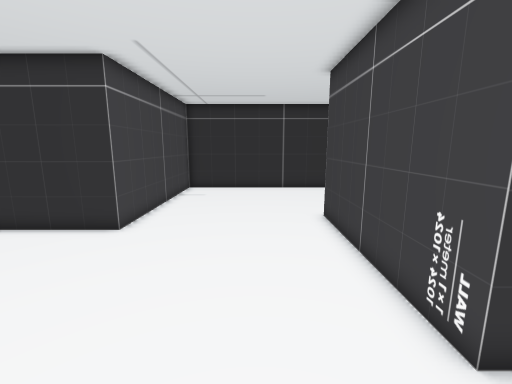
view 1 (above)

13 first-person views from a walk through a scene from a Unity 3-D project. The camera is 1.5 m above the floor, tilts 10° down and sees 90° across. The floor is counted in squares, 0.5 m on a side. Each view is taken from the middle of a square. On the plan, view 1 faces up. The plan holds only what a view shows up to about 19 squares ahead; the rest is blank. The place goes on beyond the plan. The player is left out.

view 2
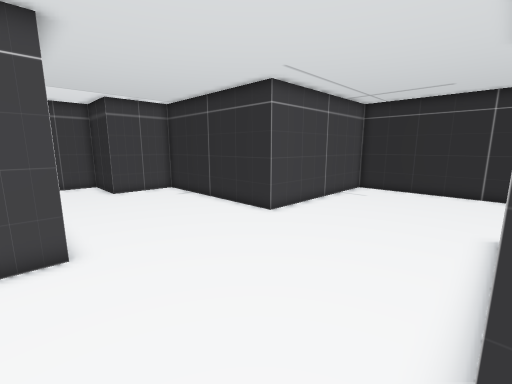

view 3
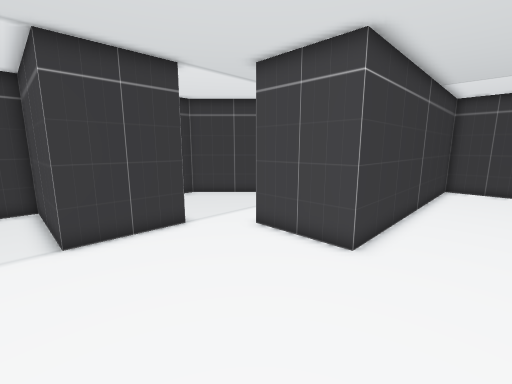

view 4
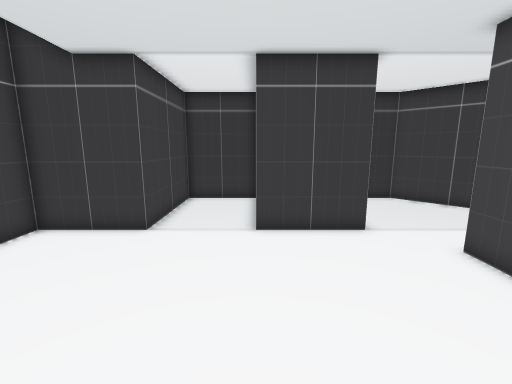

view 5
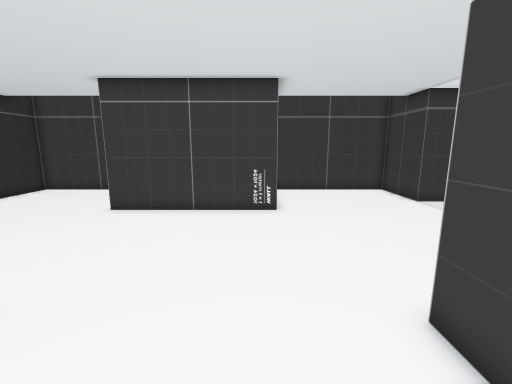

view 6
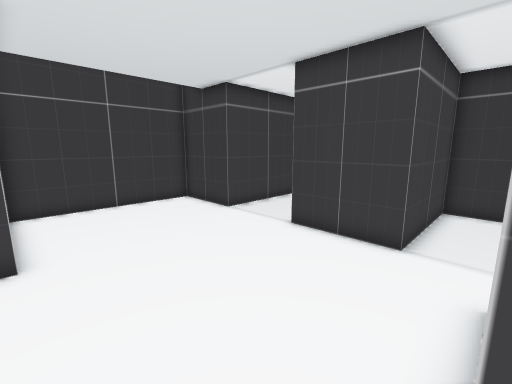

view 7
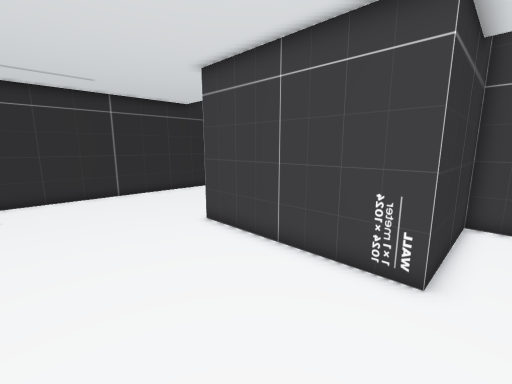

view 8
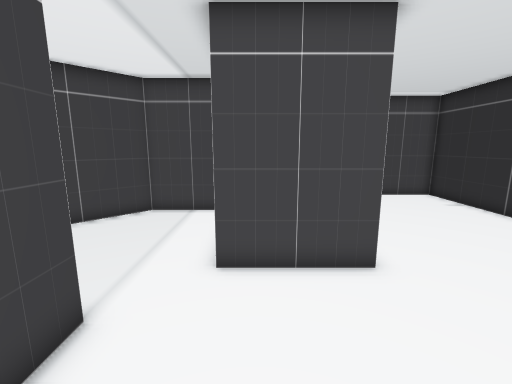

view 9
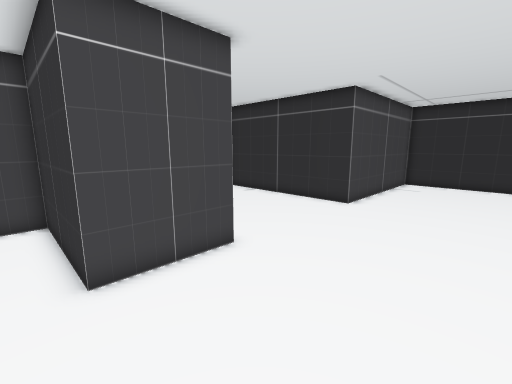

view 10
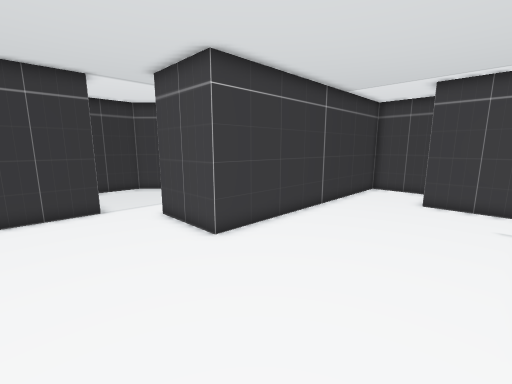

view 11
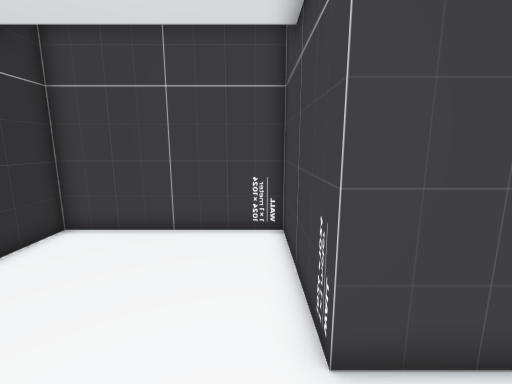

view 12
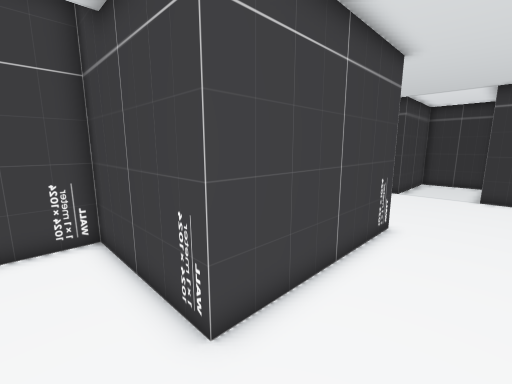

view 13
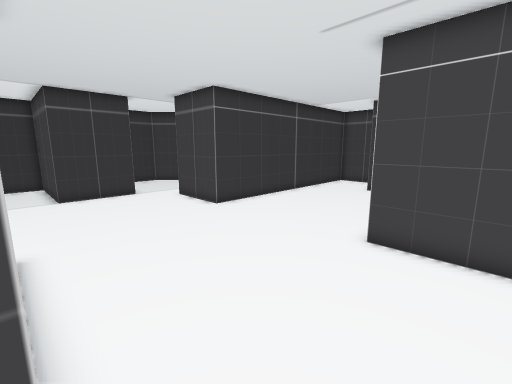

### Floor plan
Ten units are one square. View 1 is at (0, 0); x grows to the right and y downward. Boxes are objects, and circles mark ways between rooms. Rooms are numbered by the first view taken in them; rooms with no view inside come last. Other rooms are left out.
<svg viewBox="-195 -195 290 310">
<path fill="none" stroke="#000" d="M-30 50 10 50 10 110 50 110 50 50 90 50 90 -30 30 -30 30 -110 90 -110 90 -190 -50 -190 -50 -90 -150 -90 -150 -50 -190 -50 -190 -10 -50 -10 -50 30M-50 30 -110 30 -110 70 -70 110 -30 110 -30 50"/>
<circle cx="-35" cy="40" r="3" fill="#2a7"/>
<text x="-10" y="-60">1</text>
<text x="-70" y="70">2</text>
</svg>
Room 1 opens to room 2.

Where each view was taken, in squares from view 1:
view 1: 0 up, 0 right, facing up
view 2: 0 up, 3 right, facing up-left
view 3: 4 up, 2 right, facing down-left
view 4: 4 up, 1 right, facing down
view 5: 4 up, 9 left, facing right
view 6: 3 up, 5 left, facing down-right
view 7: 2 up, 3 left, facing up-right
view 8: 2 down, 1 right, facing left
view 9: 4 down, 1 right, facing up-left
view 10: 8 up, 0 right, facing down-left
view 11: 12 up, 0 right, facing right
view 12: 13 up, 0 right, facing down-right
view 13: 12 up, 3 right, facing down-left
